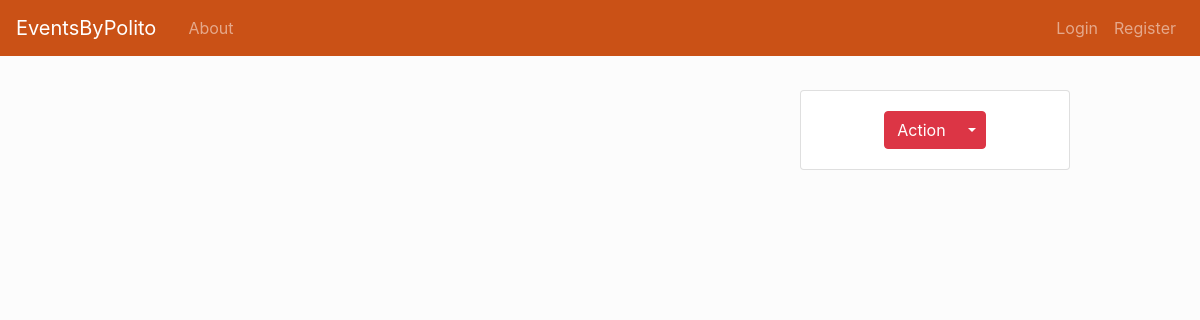
Page /home on the earlier database version.
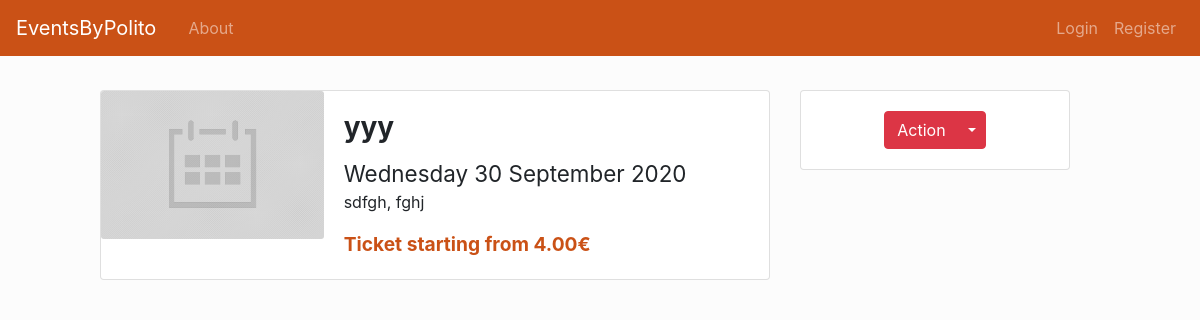
Same page on the later database version.
### eventplanner/models.py (models this page shows, shortened)
class Event(db.Model):
    id = db.Column(db.Integer, primary_key=True)
    title = db.Column(db.String(100), nullable=False)
    event_type = db.Column(db.Text, nullable=False)
    event_date = db.Column(db.Date, nullable=False)
    time_from = db.Column(db.Time, nullable=False)
    time_to = db.Column(db.Time, nullable=False)
    content = db.Column(db.Text, nullable=False)
    content_eng = db.Column(db.Text, nullable=True)
    address = db.Column(db.String(100), nullable=False)
    city = db.Column(db.String(100), nullable=False)
    location = db.Column(db.String(100), nullable=False)
    tickets = db.relationship(
        'Ticket', backref='event', lazy=True, cascade='all,delete-orphan')
    image_file = db.Column(db.String(20), nullable=False,
                           default='default_event.jpg')
    date_posted = db.Column(db.DateTime, nullable=False,
                            default=datetime.utcnow)
    user_id = db.Column(
        db.Integer, db.ForeignKey('user.id'), nullable=False)
    staffers = db.relationship('User', secondary='event_staff',
                               backref=db.backref('users', lazy='dynamic'))

class Ticket(db.Model):
    id = db.Column(db.Integer, primary_key=True)
    event_id = db.Column(db.Integer, db.ForeignKey(
        'event.id', ondelete='CASCADE'), nullable=False)
    ticket_type = db.Column(db.String(30), nullable=False)
    num_tickets = db.Column(db.Integer, nullable=False)
    num_bought = db.Column(db.Integer, nullable=False, server_default="0")
    price = db.Column(db.Float, nullable=False)

### eventplanner/main/routes.py (the view)
@main.route("/")  # route
@main.route("/home")
def home():
    page = request.args.get('page', 1, type=int)
    events = Event.query.order_by(
        Event.date_posted.desc()).paginate(page=page, per_page=5)
    return render_template('home.html', events=events)

### eventplanner/templates/home.html (shortened to what this page needs)
{% extends "layout.html" %}
{% block content %}
	<div class="row w-100">
		<div class="col-md-1">
		</div>
		<div class="col-md-7">
			{% for event in events.items %}
				{% set ns = namespace(price=1000000) %}
				{% for ticket in event.tickets %}
					{% if ticket.price is lt ns.price %}
						{% set ns.price = ticket.price %}
					{% endif %}
				{% endfor %}
				<div class="card mb-3" style="max-width: 100%;">
					<div class="row no-gutters">
						<div class="col-md-4">
							<img src="{{ url_for('static', filename ='event_pics/' + event.image_file ) }}" class="card-img" alt="...">
						</div>
						<div class="col-md-8">
							<div class="card-body">
								<h3 class="card-title"><strong>{{ event.title }}</strong></h3>
								<p class="card-text">
									<span style="font-size:1.4em">{{ event.event_date.strftime('%A %d %B %Y') }}</span>
									<br>
									{{ event.location }}, {{ event.city }}
								</p>
								<p style="font-size:1.2em; margin-bottom:0%;color:#ca5116">
									<strong>Ticket starting from {{ "{:.2f}".format(ns.price) }}&euro;</strong>
								</p>
							</div>
						</div>
					</div>
				</div>
			{% endfor %}
		</div>
		<div class="col-md-3">
                <div class="content-section text-center">
                        <div class="card">
                                <div class="card-body">
                                        <div class="btn-group">
                                                <button type="button" class="btn btn-danger">Action</button>
                                                <button type="button" class="btn btn-danger dropdown-toggle dropdown-toggle-split" data-toggle="dropdown" aria-haspopup=>
                                                </button>
                                        </div>
                                </div>
                        </div>
                </div>
        </div>
	</div>
{% endblock content%}

### eventplanner/templates/layout.html (shortened to what this page needs)
<!DOCTYPE html>
<html>
	<head>
		<link rel="stylesheet" href="https://stackpath.bootstrapcdn.com/bootstrap/4.4.1/css/bootstrap.min.css">
		<link rel="stylesheet" type="text/css" href="{{ url_for('static', filename='main.css') }}">
	</head>
	<body style="background-color:#fcfcfc">
		<header class="site-header">
			<nav class="navbar navbar-expand-md navbar-dark bg-orange fixed-top">
				<a class="navbar-brand mr-4" href="{{ url_for('main.home')}}">EventsByPolito</a>
				<div class="collapse navbar-collapse text-right" id="navbarToggle">
					<div class="navbar-nav mr-auto">
						<a class="nav-item nav-link" href="{{ url_for('main.about')}}">About</a>
					</div>
					<div class="navbar-nav ml-auto">
						{% if current_user.is_authenticated %}
							<a class="nav-item nav-link" href="#" onclick="accountSidebar()">
								<img class="rounded-circle navbar-img" style="background-color:#fcfcfc; border:2px solid #f9b384" src="{{ url_for('static', filename ='profile_pics/' + current_user.image_file ) }}">
							</a>
						{% else %}
							<a class="nav-item nav-link" href="{{ url_for('users.login')}}">Login</button>
							<a class="nav-item nav-link" href="{{ url_for('users.register')}}">Register</a>
						{% endif %}
					</div>
				</div>
			</nav>
		</header>
		{% block content %}{% endblock content%}
  </body>
</html>

### eventplanner/templates/layout.html (style rules this page uses)
.bg-orange { background-color:#ca5116; }

Differences in the rows shown:
added Event: image_file (placeholder picture), title "yyy", event_date "Wednesday 30 September 2020", location "sdfgh", city "fghj"
added Ticket: price "4.00"
